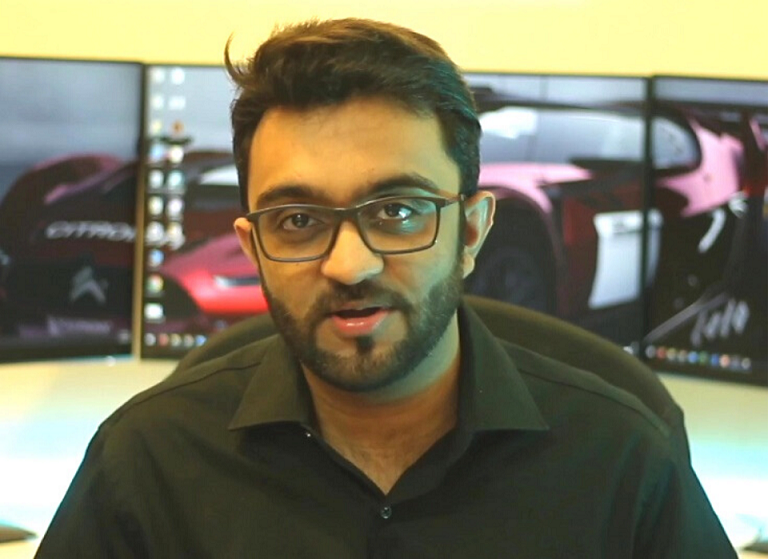
//> input picture OpenCV/OpenCV/Resources/test.png, 768 x 559 px
$ ./Chapter_3   (built with g++ and OpenCV 4)
//> lines starting //> are read from the running program, lines starting //| are printed output that depends on the picture
//
//  Chapter_3.cpp
//  OpenCV
//
//  Created by shng2025 on 20/11/2022.
//

#include <opencv2/imgcodecs.hpp>
#include <opencv2/highgui.hpp>
#include <opencv2/imgproc.hpp>
#include <iostream>

using namespace cv;
using namespace std;

int main(){

    string path = "Resources/test.png";
    Mat img = imread(path);
//> img is the input picture: 559 rows x 768 cols, CV_8UC3; mean B, G, R 94.1, 117.1, 120.5
    Mat imgResize, imgCrop;

    resize(img, imgResize, Size(),0.1,0.1);
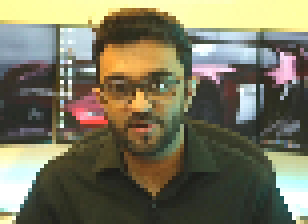
//> imgResize: 56 rows x 77 cols, CV_8UC3 (shown 4 times larger); mean B, G, R 94, 117.1, 120.5

    //(initial x cord, initial y cord, width, height)
    Rect roi(100, 100, 600, 400);
    imgCrop = img(roi);
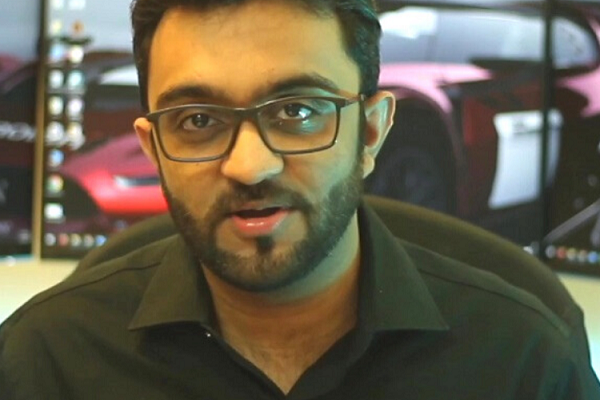
//> imgCrop: 400 rows x 600 cols, CV_8UC3; mean B, G, R 75.4, 95.4, 104

    imshow("Image", img);
    imshow("Image Resize", imgResize);
    imshow("Image Crop", imgCrop);

    waitKey(0);
    return 0;
}
